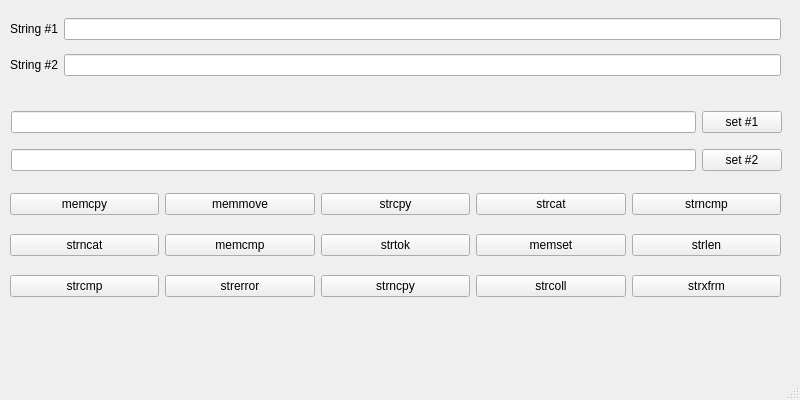
<?xml version="1.0" encoding="UTF-8"?>
<ui version="4.0">
 <class>MainWindow</class>
 <widget class="QMainWindow" name="MainWindow">
  <property name="geometry">
   <rect>
    <x>0</x>
    <y>0</y>
    <width>800</width>
    <height>400</height>
   </rect>
  </property>
  <property name="sizePolicy">
   <sizepolicy hsizetype="Fixed" vsizetype="Fixed">
    <horstretch>0</horstretch>
    <verstretch>0</verstretch>
   </sizepolicy>
  </property>
  <property name="minimumSize">
   <size>
    <width>800</width>
    <height>400</height>
   </size>
  </property>
  <property name="maximumSize">
   <size>
    <width>800</width>
    <height>400</height>
   </size>
  </property>
  <property name="windowTitle">
   <string>Task 2</string>
  </property>
  <widget class="QWidget" name="centralwidget">
   <widget class="QWidget" name="layoutWidget">
    <property name="geometry">
     <rect>
      <x>10</x>
      <y>180</y>
      <width>771</width>
      <height>131</height>
     </rect>
    </property>
    <layout class="QGridLayout" name="gridLayout">
     <item row="0" column="0">
      <widget class="QPushButton" name="pushButton_memcpy">
       <property name="text">
        <string>memcpy</string>
       </property>
      </widget>
     </item>
     <item row="0" column="1">
      <widget class="QPushButton" name="pushButton_memmove">
       <property name="text">
        <string>memmove</string>
       </property>
      </widget>
     </item>
     <item row="0" column="2">
      <widget class="QPushButton" name="pushButton_strcpy">
       <property name="text">
        <string>strcpy</string>
       </property>
      </widget>
     </item>
     <item row="0" column="3">
      <widget class="QPushButton" name="pushButton_strcat">
       <property name="text">
        <string>strcat</string>
       </property>
      </widget>
     </item>
     <item row="0" column="4">
      <widget class="QPushButton" name="pushButton_strncmp">
       <property name="text">
        <string>strncmp</string>
       </property>
      </widget>
     </item>
     <item row="1" column="0">
      <widget class="QPushButton" name="pushButton_strncat">
       <property name="text">
        <string>strncat</string>
       </property>
      </widget>
     </item>
     <item row="1" column="1">
      <widget class="QPushButton" name="pushButton_memcmp">
       <property name="text">
        <string>memcmp</string>
       </property>
      </widget>
     </item>
     <item row="1" column="2">
      <widget class="QPushButton" name="pushButton_strtok">
       <property name="text">
        <string>strtok</string>
       </property>
      </widget>
     </item>
     <item row="1" column="3">
      <widget class="QPushButton" name="pushButton_memset">
       <property name="text">
        <string>memset</string>
       </property>
      </widget>
     </item>
     <item row="1" column="4">
      <widget class="QPushButton" name="pushButton_strlen">
       <property name="text">
        <string>strlen</string>
       </property>
      </widget>
     </item>
     <item row="2" column="0">
      <widget class="QPushButton" name="pushButton_strcmp">
       <property name="text">
        <string>strcmp</string>
       </property>
      </widget>
     </item>
     <item row="2" column="1">
      <widget class="QPushButton" name="pushButton_strerror">
       <property name="text">
        <string>strerror</string>
       </property>
      </widget>
     </item>
     <item row="2" column="2">
      <widget class="QPushButton" name="pushButton_strncpy">
       <property name="text">
        <string>strncpy</string>
       </property>
      </widget>
     </item>
     <item row="2" column="3">
      <widget class="QPushButton" name="pushButton_strcoll">
       <property name="text">
        <string>strcoll</string>
       </property>
      </widget>
     </item>
     <item row="2" column="4">
      <widget class="QPushButton" name="pushButton_strxfrm">
       <property name="text">
        <string>strxfrm</string>
       </property>
      </widget>
     </item>
    </layout>
   </widget>
   <widget class="QWidget" name="layoutWidget">
    <property name="geometry">
     <rect>
      <x>10</x>
      <y>10</y>
      <width>771</width>
      <height>76</height>
     </rect>
    </property>
    <layout class="QVBoxLayout" name="verticalLayout">
     <item>
      <layout class="QHBoxLayout" name="horizontalLayout">
       <item>
        <widget class="QLabel" name="label">
         <property name="text">
          <string>String #1</string>
         </property>
        </widget>
       </item>
       <item>
        <widget class="QLineEdit" name="lineEdit">
         <property name="readOnly">
          <bool>true</bool>
         </property>
        </widget>
       </item>
      </layout>
     </item>
     <item>
      <layout class="QHBoxLayout" name="horizontalLayout_2">
       <item>
        <widget class="QLabel" name="label_2">
         <property name="text">
          <string>String #2</string>
         </property>
        </widget>
       </item>
       <item>
        <widget class="QLineEdit" name="lineEdit_2">
         <property name="readOnly">
          <bool>true</bool>
         </property>
        </widget>
       </item>
      </layout>
     </item>
    </layout>
   </widget>
   <widget class="QWidget" name="layoutWidget">
    <property name="geometry">
     <rect>
      <x>11</x>
      <y>101</y>
      <width>771</width>
      <height>80</height>
     </rect>
    </property>
    <layout class="QVBoxLayout" name="verticalLayout_2">
     <item>
      <layout class="QHBoxLayout" name="horizontalLayout_3">
       <item>
        <widget class="QLineEdit" name="lineEdit_3"/>
       </item>
       <item>
        <widget class="QPushButton" name="pushButton_set1">
         <property name="sizePolicy">
          <sizepolicy hsizetype="Fixed" vsizetype="Fixed">
           <horstretch>0</horstretch>
           <verstretch>0</verstretch>
          </sizepolicy>
         </property>
         <property name="text">
          <string>set #1</string>
         </property>
        </widget>
       </item>
      </layout>
     </item>
     <item>
      <layout class="QHBoxLayout" name="horizontalLayout_4">
       <item>
        <widget class="QLineEdit" name="lineEdit_4"/>
       </item>
       <item>
        <widget class="QPushButton" name="pushButton_set2">
         <property name="sizePolicy">
          <sizepolicy hsizetype="Fixed" vsizetype="Fixed">
           <horstretch>0</horstretch>
           <verstretch>0</verstretch>
          </sizepolicy>
         </property>
         <property name="text">
          <string>set #2</string>
         </property>
        </widget>
       </item>
      </layout>
     </item>
    </layout>
   </widget>
  </widget>
  <widget class="QMenuBar" name="menubar">
   <property name="geometry">
    <rect>
     <x>0</x>
     <y>0</y>
     <width>800</width>
     <height>30</height>
    </rect>
   </property>
  </widget>
  <widget class="QStatusBar" name="statusbar"/>
 </widget>
 <resources/>
 <connections/>
</ui>
